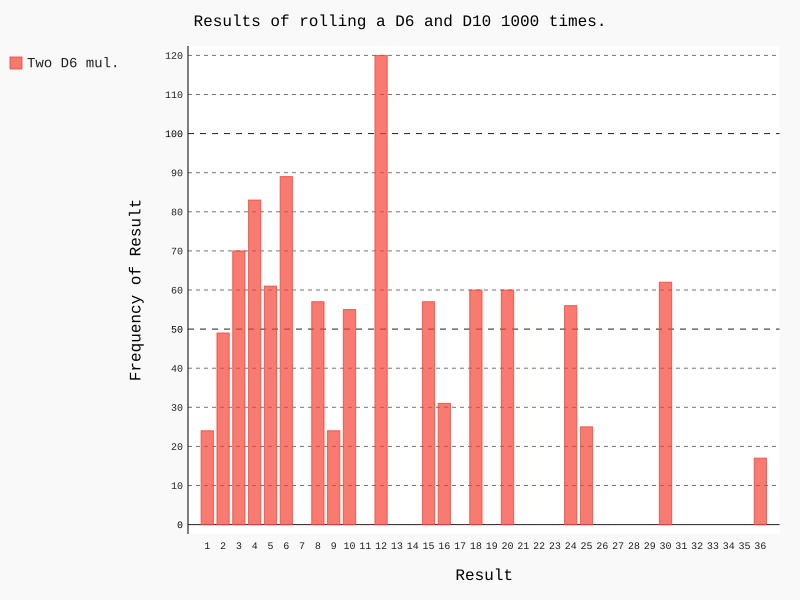

Here is the Python script that generated this plot:
# Rolling the die
import pygal
from die import Die

# Create a die
die=Die()

# Make some tolls, adn store results in a lis.
results=[]

for roll_num in range(1000):
	result = die.roll() * die.roll()
	results.append(result)

#Analyze the results. (how many times roll each number)
frequencies=[]
max_result= die.num_sides * die.num_sides

for value in range(1, max_result+1):
	frequency= results.count(value)
	frequencies.append(frequency)
	
#Visualize the results.
hist = pygal.Bar()

hist.title="Results of rolling a D6 and D10 1000 times."
hist.x_labels=[label for label in range(1,max_result+1)]
hist.x_title="Result"
hist.y_title="Frequency of Result"

hist.add('Two D6 mul.', frequencies)
hist.render_to_file('dice_multiply_visual.svg')
